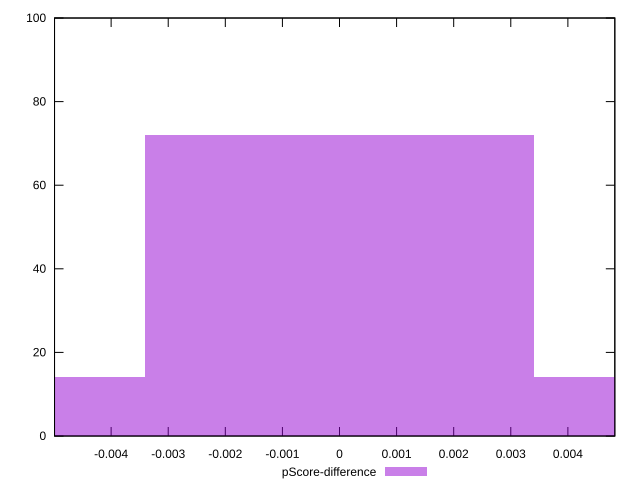

This chart was generated by the following gnuplot code:
reset

$pScoreDifference <<EOF
0 72
0.006814457578563129 14
-0.006814457578563129 14
EOF

set key outside below
set boxwidth 0.006814457578563129
set xrange [-0.004991237229541534:0.0048222234998795965]
set yrange [0:100]
set trange [0:100]
set style fill transparent solid 0.5 noborder
set terminal svg size 640, 490 enhanced background rgb 'white'
set output "report_00013_2021-02-09T12-04-24.940Z/first-cpu-idle/samples/pages+cached+noadtech+nomedia+nocss/pScore-difference/histogram.svg"

plot $pScoreDifference title "pScore-difference" with boxes

reset
